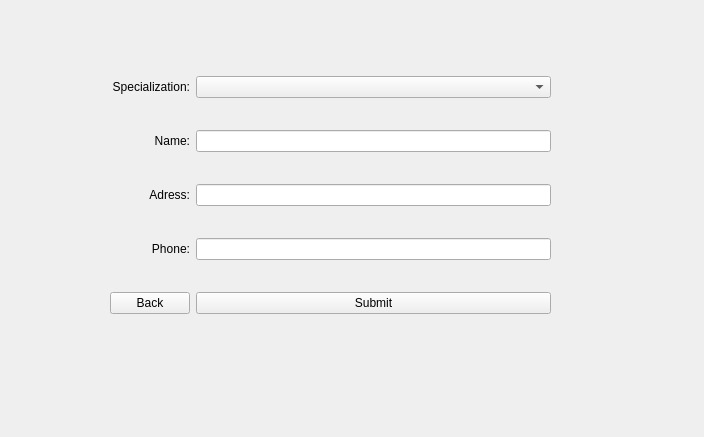
<?xml version="1.0" encoding="UTF-8"?>
<ui version="4.0">
 <class>AddDoctorForm</class>
 <widget class="QWidget" name="AddDoctorForm">
  <property name="geometry">
   <rect>
    <x>0</x>
    <y>0</y>
    <width>704</width>
    <height>437</height>
   </rect>
  </property>
  <property name="windowTitle">
   <string>Form</string>
  </property>
  <widget class="QWidget" name="gridLayoutWidget">
   <property name="geometry">
    <rect>
     <x>110</x>
     <y>50</y>
     <width>441</width>
     <height>291</height>
    </rect>
   </property>
   <layout class="QGridLayout" name="gridLayout_ADd">
    <item row="2" column="1">
     <widget class="QLineEdit" name="lineEdit_adress"/>
    </item>
    <item row="0" column="1">
     <widget class="QComboBox" name="comboBox"/>
    </item>
    <item row="4" column="1">
     <widget class="QPushButton" name="pushButton_Submit">
      <property name="text">
       <string>Submit</string>
      </property>
     </widget>
    </item>
    <item row="1" column="0">
     <widget class="QLabel" name="label_2">
      <property name="text">
       <string>Name:</string>
      </property>
      <property name="alignment">
       <set>Qt::AlignRight|Qt::AlignTrailing|Qt::AlignVCenter</set>
      </property>
     </widget>
    </item>
    <item row="0" column="0">
     <widget class="QLabel" name="label">
      <property name="text">
       <string>Specialization:</string>
      </property>
      <property name="alignment">
       <set>Qt::AlignRight|Qt::AlignTrailing|Qt::AlignVCenter</set>
      </property>
     </widget>
    </item>
    <item row="1" column="1">
     <widget class="QLineEdit" name="lineEdit_name"/>
    </item>
    <item row="4" column="0">
     <widget class="QPushButton" name="pushButton_Back">
      <property name="text">
       <string>Back</string>
      </property>
     </widget>
    </item>
    <item row="3" column="1">
     <widget class="QLineEdit" name="lineEdit_phone"/>
    </item>
    <item row="2" column="0">
     <widget class="QLabel" name="label_3">
      <property name="text">
       <string>Adress:</string>
      </property>
      <property name="alignment">
       <set>Qt::AlignRight|Qt::AlignTrailing|Qt::AlignVCenter</set>
      </property>
     </widget>
    </item>
    <item row="3" column="0">
     <widget class="QLabel" name="label_4">
      <property name="text">
       <string>Phone:</string>
      </property>
      <property name="alignment">
       <set>Qt::AlignRight|Qt::AlignTrailing|Qt::AlignVCenter</set>
      </property>
     </widget>
    </item>
   </layout>
  </widget>
 </widget>
 <resources/>
 <connections/>
</ui>
